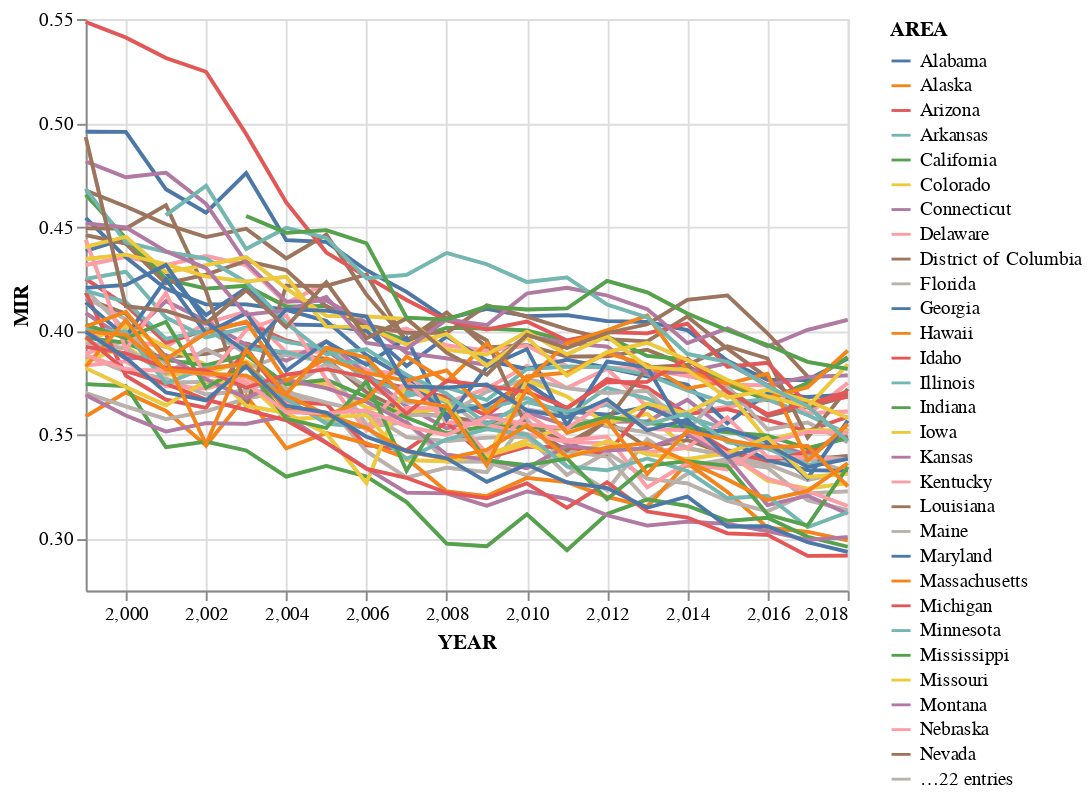

The notebook cell this image was saved under:
### Code cell
states = byarea["AREA"].unique()
states.sort()
state_dropdown = alt.binding_select(options=states)
state_select = alt.selection_single(fields=['AREA'], bind=state_dropdown, name="State")
state_color_condition = alt.condition(state_select, alt.Color('AREA:N', legend=None), alt.value('lightgray'))
background_chart = alt.Chart(byarea).mark_line().encode(
    x=alt.X("YEAR", scale=alt.Scale(domain=[1999,2018])),
    y=alt.Y('MIR', scale=alt.Scale(domain=[0.275, 0.55])),
    detail="AREA",
    tooltip="AREA",
    color = alt.value("lightgray")
)

selected_state = alt.Chart(byarea).mark_line().encode(
    x=alt.X("YEAR", scale=alt.Scale(domain=[1999,2018])),
    y=alt.Y('MIR', scale=alt.Scale(domain=[0.275, 0.55])),
    detail="AREA",
    tooltip="AREA",
    color="AREA"
).add_selection(
    state_select
).transform_filter(
    state_select
)

background_chart + selected_state

### Figure 1 — Vega-Lite specification as saved in the notebook (floating-point values rounded to 4 significant figures; data arrays with more than 128 entries replaced by an {"elided": "..."} marker saying what was removed)
{"config": {"view": {"continuousWidth": 400, "continuousHeight": 300}}, "layer": [{"mark": "line", "encoding": {"color": {"value": "lightgray"}, "detail": {"type": "nominal", "field": "AREA"}, "tooltip": {"type": "nominal", "field": "AREA"}, "x": {"type": "quantitative", "field": "YEAR", "scale": {"domain": [1999, 2018]}}, "y": {"type": "quantitative", "field": "MIR", "scale": {"domain": [0.275, 0.55]}}}}, {"mark": "line", "encoding": {"color": {"type": "nominal", "field": "AREA"}, "detail": {"type": "nominal", "field": "AREA"}, "tooltip": {"type": "nominal", "field": "AREA"}, "x": {"type": "quantitative", "field": "YEAR", "scale": {"domain": [1999, 2018]}}, "y": {"type": "quantitative", "field": "MIR", "scale": {"domain": [0.275, 0.55]}}}, "selection": {"State": {"type": "single", "fields": ["AREA"], "bind": {"input": "select", "options": ["Alabama", "Alaska", "Arizona", "Arkansas", "California", "Colorado", "Connecticut", "Delaware", "District of Columbia", "Florida", "Georgia", "Hawaii", "Idaho", "Illinois", "Indiana", "Iowa", "Kansas", "Kentucky", "Louisiana", "Maine", "Maryland", "Massachusetts", "Michigan", "Minnesota", "Mississippi", "Missouri", "Montana", "Nebraska", "Nevada", "New Hampshire", "New Jersey", "New Mexico", "New York", "North Carolina", "North Dakota", "Ohio", "Oklahoma", "Oregon", "Pennsylvania", "Rhode Island", "South Carolina", "South Dakota", "Tennessee", "Texas", "Utah", "Vermont", "Virginia", "Washington", "West Virginia", "Wisconsin", "Wyoming"]}}}, "transform": [{"filter": {"selection": "State"}}]}], "data": {"name": "data-10e9b0b02feb0082cb52e48344f3505c"}, "$schema": "https://vega.github.io/schema/vega-lite/v4.8.1.json", "datasets": {"data-10e9b0b02feb0082cb52e48344f3505c": {"elided": "1011 records"}}}
